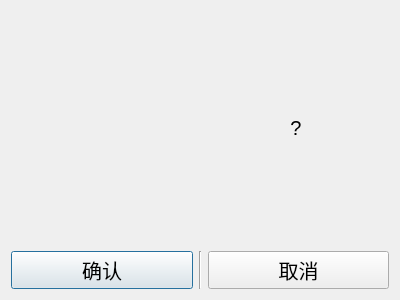
<?xml version="1.0" encoding="UTF-8"?>
<ui version="4.0">
 <class>Dialog_popup</class>
 <widget class="QDialog" name="Dialog_popup">
  <property name="geometry">
   <rect>
    <x>0</x>
    <y>0</y>
    <width>400</width>
    <height>300</height>
   </rect>
  </property>
  <property name="windowTitle">
   <string>Dialog</string>
  </property>
  <layout class="QGridLayout" name="gridLayout">
   <item row="0" column="0">
    <layout class="QHBoxLayout" name="horizontalLayout">
     <item>
      <widget class="QLabel" name="label_picture">
       <property name="text">
        <string/>
       </property>
      </widget>
     </item>
     <item>
      <widget class="QLabel" name="label_text">
       <property name="font">
        <font>
         <pointsize>15</pointsize>
        </font>
       </property>
       <property name="text">
        <string>?</string>
       </property>
       <property name="alignment">
        <set>Qt::AlignCenter</set>
       </property>
      </widget>
     </item>
    </layout>
   </item>
   <item row="1" column="0">
    <layout class="QHBoxLayout" name="horizontalLayout_2">
     <item>
      <widget class="QPushButton" name="pushButton">
       <property name="font">
        <font>
         <pointsize>15</pointsize>
        </font>
       </property>
       <property name="text">
        <string>确认</string>
       </property>
      </widget>
     </item>
     <item>
      <widget class="Line" name="line">
       <property name="orientation">
        <enum>Qt::Vertical</enum>
       </property>
      </widget>
     </item>
     <item>
      <widget class="QPushButton" name="pushButton_2">
       <property name="font">
        <font>
         <pointsize>15</pointsize>
        </font>
       </property>
       <property name="text">
        <string>取消</string>
       </property>
      </widget>
     </item>
    </layout>
   </item>
  </layout>
 </widget>
 <resources/>
 <connections/>
</ui>
